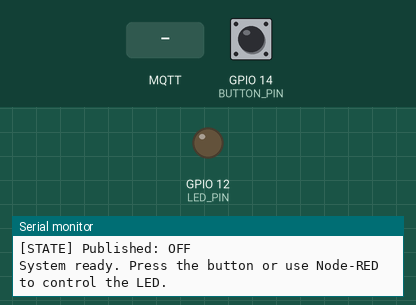
The sketch below on a simulated ESP32. Parts: output pins drawn as LEDs (lit = HIGH), the last lines printed to the serial monitor. Inputs (shaded band) come from the test bench; at power-on: GPIO 14 (BUTTON_PIN) HIGH. WiFi joins after 1.5 s; servers stay silent unless stated; no MQTT or app messages arrive unless stated.

Above: at 2.9 s.
3.0 s: GPIO 14 (BUTTON_PIN) pulled LOW for 0.15 s
At 4.0 s:
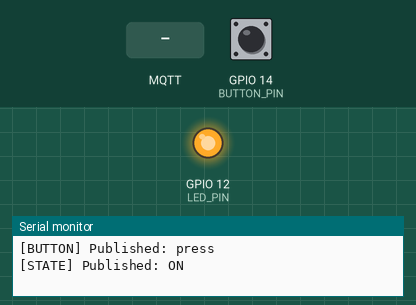
7.6 s: MQTT message "0" arrives on the first subscribed topic
At 8.6 s:
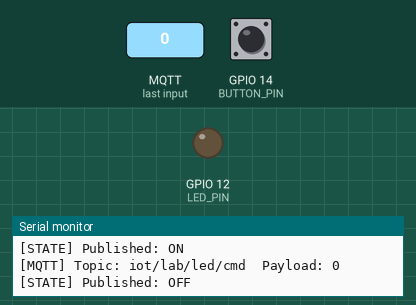
9.1 s: MQTT message "on" arrives on the first subscribed topic
At 9.8 s:
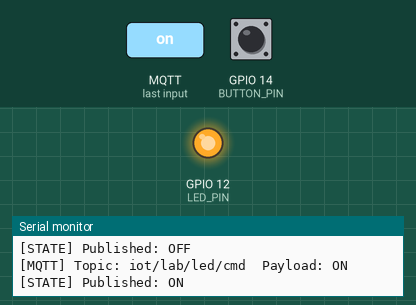
Timing chart, 0 to 11.6 s (numbered marks = the images above; inputs shaded):
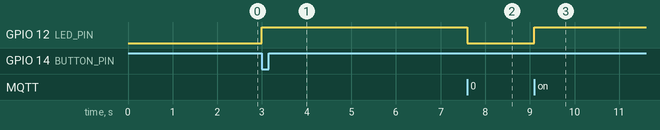

Measured:
- after the input at 3.0 s, GPIO 12 (LED_PIN): LOW → HIGH at once
- after the input at 7.6 s, GPIO 12 (LED_PIN): HIGH → LOW at once
- after the input at 9.1 s, GPIO 12 (LED_PIN): LOW → HIGH at once

The sketch:

ESP32_LED_Digital_Twin.ino
```cpp
//
// === ESP32 LED Digital Twin: Interrupt + Debounce + MQTT ===
// - Toggles LED on GPIO12 with a button on GPIO14 using an interrupt
// - Publishes LED state and button events via MQTT
// - Subscribes to LED command topic to control LED from Node-RED dashboard
//
// Replace Wi-Fi and MQTT settings below before uploading.
//

#include <WiFi.h>
#include <PubSubClient.h>

// -------------------- User Config --------------------
#define WIFI_SSID   "YOUR_WIFI_SSID"
#define WIFI_PASS   "YOUR_WIFI_PASSWORD"

#define MQTT_HOST   "192.168.1.10"   // Broker IP or hostname
#define MQTT_PORT   1883

// MQTT Topics
const char* TOPIC_STATE = "iot/lab/led/state";     // payload: "ON"/"OFF"
const char* TOPIC_CMD   = "iot/lab/led/cmd";       // payload: "ON"/"OFF"/"1"/"0"/"TOGGLE"
const char* TOPIC_BTN   = "iot/lab/button/event";  // payload: "press"

// Pins
const int LED_PIN    = 12;   // LED output (active HIGH)
const int BUTTON_PIN = 14;   // Button input with internal pull-up (active LOW)

// Debounce (ms)
const unsigned long debounceDelay = 200;

// -------------------- Globals --------------------
WiFiClient espClient;
PubSubClient mqtt(espClient);

volatile bool ledState = false;                 // LED ON/OFF
volatile unsigned long lastInterruptTime = 0;   // last ISR time (ms)
volatile bool buttonEventPending = false;       // defer publish/print to loop()

// -------------------- Helpers --------------------
void publishState() {
  const char* s = ledState ? "ON" : "OFF";
  mqtt.publish(TOPIC_STATE, s);
  Serial.print("[STATE] Published: "); Serial.println(s);
}

void publishButtonEvent() {
  mqtt.publish(TOPIC_BTN, "press");
  Serial.println("[BUTTON] Published: press");
}

void setLed(bool on) {
  ledState = on;
  digitalWrite(LED_PIN, on ? HIGH : LOW);
}

// -------------------- ISR --------------------
void IRAM_ATTR handleButtonPress() {
  unsigned long now = millis();
  if (now - lastInterruptTime > debounceDelay) {
    // Toggle LED state
    ledState = !ledState;
    digitalWrite(LED_PIN, ledState ? HIGH : LOW);

    // Defer network/serial work to loop
    buttonEventPending = true;
    lastInterruptTime = now;
  }
}

// -------------------- MQTT --------------------
void onMqttMsg(char* topic, byte* payload, unsigned int len) {
  String t = String(topic);
  String msg;
  msg.reserve(len);
  for (unsigned int i = 0; i < len; i++) msg += (char)payload[i];
  msg.trim(); msg.toUpperCase();

  Serial.print("[MQTT] Topic: "); Serial.print(t);
  Serial.print("  Payload: "); Serial.println(msg);

  if (t == TOPIC_CMD) {
    if (msg == "ON" || msg == "1" || msg == "TRUE") {
      setLed(true);
      publishState();
    } else if (msg == "OFF" || msg == "0" || msg == "FALSE") {
      setLed(false);
      publishState();
    } else if (msg == "TOGGLE") {
      setLed(!ledState);
      publishState();
    } else {
      Serial.println("[MQTT] Unknown command");
    }
  }
}

void ensureMqtt() {
  while (!mqtt.connected()) {
    String cid = "esp32-led-twin-" + String((uint32_t)ESP.getEfuseMac(), HEX);
    Serial.print("[MQTT] Connecting as "); Serial.println(cid);
    if (mqtt.connect(cid.c_str())) {
      Serial.println("[MQTT] Connected");
      mqtt.subscribe(TOPIC_CMD);
      publishState(); // announce state on (re)connect
    } else {
      Serial.print("[MQTT] Connect failed, rc="); Serial.println(mqtt.state());
      delay(1500);
    }
  }
}

// -------------------- Wi-Fi --------------------
void ensureWifi() {
  if (WiFi.status() == WL_CONNECTED) return;
  Serial.print("[WiFi] Connecting to "); Serial.println(WIFI_SSID);
  WiFi.mode(WIFI_STA);
  WiFi.begin(WIFI_SSID, WIFI_PASS);
  int dots = 0;
  while (WiFi.status() != WL_CONNECTED) {
    delay(300);
    Serial.print('.');
    if (++dots % 20 == 0) Serial.println();
  }
  Serial.println();
  Serial.print("[WiFi] Connected. IP: "); Serial.println(WiFi.localIP());
}

// -------------------- Arduino --------------------
void setup() {
  Serial.begin(115200);
  delay(200);

  pinMode(LED_PIN, OUTPUT);
  digitalWrite(LED_PIN, LOW); // initial OFF

  pinMode(BUTTON_PIN, INPUT_PULLUP);
  attachInterrupt(digitalPinToInterrupt(BUTTON_PIN), handleButtonPress, FALLING);

  ensureWifi();
  mqtt.setServer(MQTT_HOST, MQTT_PORT);
  mqtt.setCallback(onMqttMsg);
  ensureMqtt();

  Serial.println("System ready. Press the button or use Node-RED to control the LED.");
}

void loop() {
  ensureWifi();
  if (!mqtt.connected()) ensureMqtt();
  mqtt.loop();

  // Handle deferred button event (from ISR)
  if (buttonEventPending) {
    // Clear flag first to avoid duplicate handling
    buttonEventPending = false;
    publishButtonEvent();
    publishState();
  }
}
```
